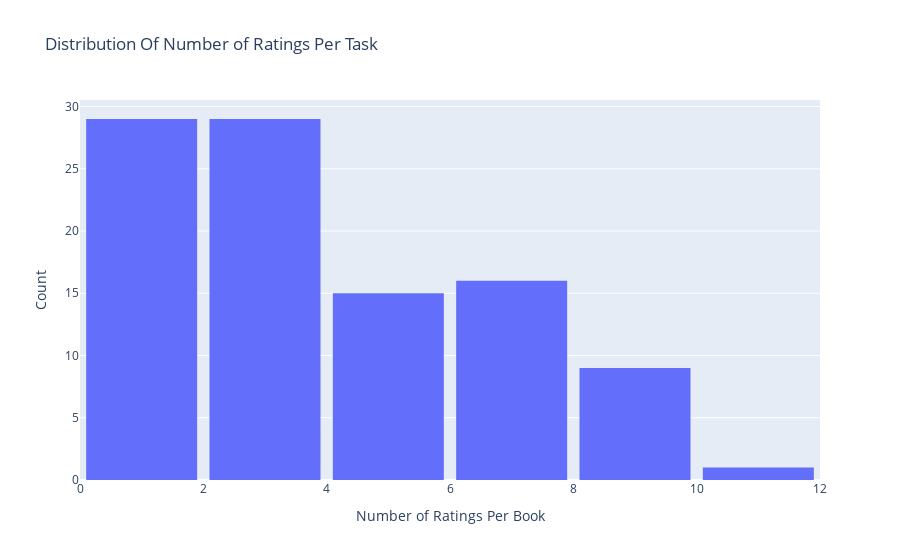
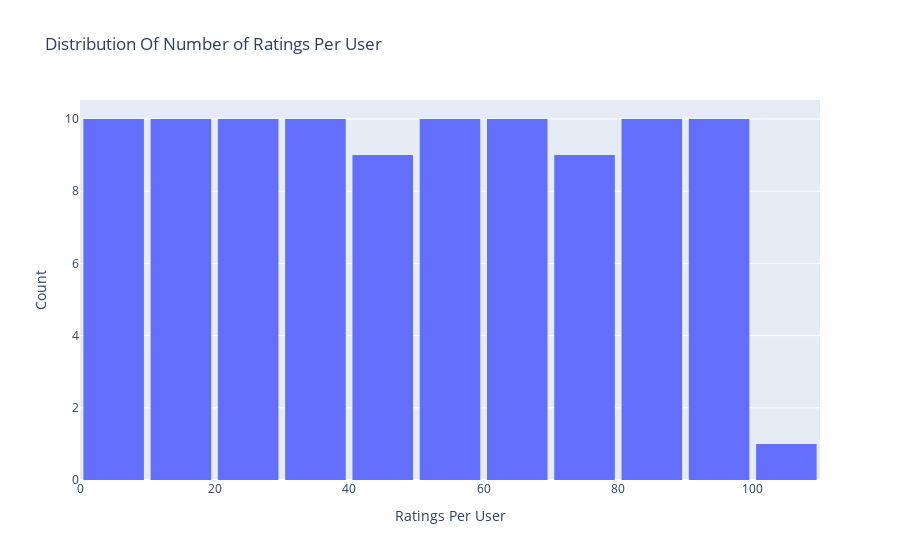

Notebook source saved alongside these figures, in order:
### Code cell
combined_task_data.groupby('TaskId')['rating'].count().sort_values(ascending=True).head()

filter_interview = combined_task_data['TaskId']==0
combined_task_data[filter_interview]['TaskName'].unique()

#add
# Create trace
trace = go.Histogram(x = combined_task_data.TaskId,
                     name = 'Ratings',
                     xbins = dict(start = 0,
                                  end = 200,
                                  size = 2))
# Create layout
layout = go.Layout(title = 'Distribution Of Number of Ratings Per Task',
                   xaxis = dict(title = 'Number of Ratings Per Book'),
                   yaxis = dict(title = 'Count'),
                   bargap = 0.1)

# Create plot
fig = go.Figure(data=[trace], layout=layout)
iplot(fig)
#add

#add
# Create trace
trace = go.Histogram(x = combined_task_data.id,
                     name = 'Ratings',
                     xbins = dict(start = 0,
                                  end = 200,
                                  size = 10))
# Create layout
layout = go.Layout(title = 'Distribution Of Number of Ratings Per User',
                   xaxis = dict(title = 'Ratings Per User'),
                   yaxis = dict(title = 'Count'),
                   bargap = 0.1)

# Create plot
fig = go.Figure(data=[trace], layout=layout)
iplot(fig)
#add

### Figure 1 — Plotly figure (JSON) as saved in the notebook; plotly's stock layout.template omitted (floating-point values rounded to 4 significant figures)
{"data": [{"name": "Ratings", "type": "histogram", "x": [1, 1, 1, 1, 1, 1, 1, 1, 1, 1, 1, 1, 1, 1, 1, 1, 1, 1, 1, 1, 1, 1, 1, 1, 1, 1, 1, 1, 1, 2, 2, 2, 2, 2, 2, 2, 2, 2, 2, 2, 2, 2, 2, 2, 2, 2, 2, 3, 3, 3, 3, 3, 3, 3, 3, 3, 3, 3, 4, 4, 4, 4, 4, 4, 5, 5, 5, 5, 5, 5, 5, 5, 5, 6, 6, 6, 6, 7, 7, 7, 7, 7, 7, 7, 7, 7, 7, 7, 7, 8, 8, 8, 8, 8, 9, 9, 9, 9, 10], "xbins": {"end": 200, "size": 2, "start": 0}}], "layout": {"bargap": 0.1, "title": {"text": "Distribution Of Number of Ratings Per Task"}, "xaxis": {"title": {"text": "Number of Ratings Per Book"}}, "yaxis": {"title": {"text": "Count"}}}}

### Figure 2 — Plotly figure (JSON) as saved in the notebook; plotly's stock layout.template omitted (floating-point values rounded to 4 significant figures)
{"data": [{"name": "Ratings", "type": "histogram", "x": [0, 6, 7, 19, 22, 25, 50, 51, 52, 53, 56, 57, 60, 63, 64, 65, 66, 68, 71, 73, 79, 81, 82, 84, 85, 87, 88, 92, 95, 1, 5, 8, 11, 17, 31, 38, 39, 55, 58, 59, 69, 70, 75, 89, 90, 98, 100, 2, 14, 15, 28, 29, 32, 42, 44, 47, 48, 77, 3, 24, 34, 36, 72, 86, 4, 21, 30, 37, 45, 49, 54, 83, 99, 9, 20, 62, 93, 10, 12, 23, 35, 46, 67, 76, 78, 80, 94, 96, 97, 13, 18, 27, 61, 91, 16, 26, 40, 41, 33], "xbins": {"end": 200, "size": 10, "start": 0}}], "layout": {"bargap": 0.1, "title": {"text": "Distribution Of Number of Ratings Per User"}, "xaxis": {"title": {"text": "Ratings Per User"}}, "yaxis": {"title": {"text": "Count"}}}}
